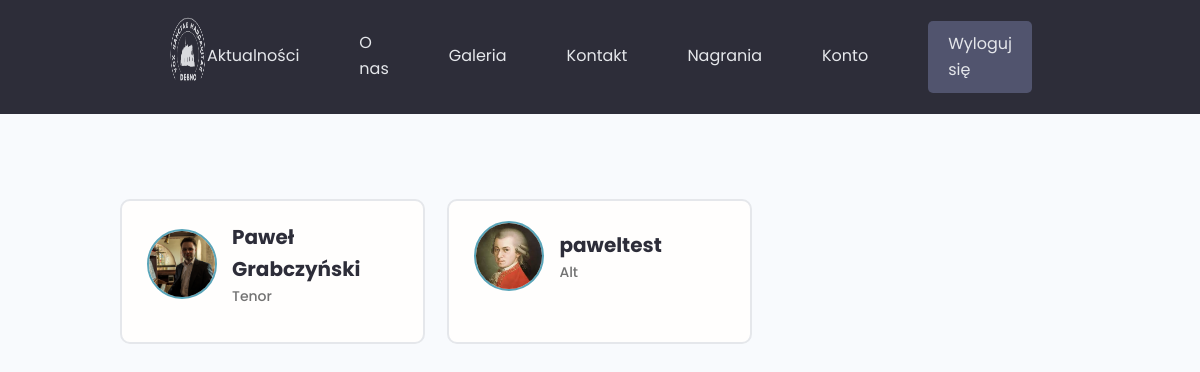
Page /profiles/ (signed in) on the committed database.
### users/models.py (models this page shows, shortened)
class Profile(models.Model):
    user = models.OneToOneField(User, on_delete=models.CASCADE, null=True, blank=True)
    name = models.CharField(max_length=200, null = True, blank=True)
    email = models.EmailField(max_length=500, null = True, blank = True)
    username = models.CharField(max_length=200, null = True, blank=True)
    location = models.CharField(max_length=200, null = True, blank=True)
    voice = models.CharField(max_length=200, choices=VOICES, null=True, blank=True)
    bio = models.TextField(null = True, blank=True)
    profile_image = models.ImageField(null=True, blank = True, upload_to='images/profiles/', default='images/profiles/user-default.png')
    social_facebook = models.CharField(max_length=200, null = True, blank=True)
    social_instagram = models.CharField(max_length=200, null = True, blank=True)
    social_twitter = models.CharField(max_length=200, null = True, blank=True)
    social_youtube = models.CharField(max_length=200, null = True, blank=True)
    social_website = models.CharField(max_length=200, null = True, blank=True)
    created = models.DateTimeField(auto_now_add=True)
    id = models.UUIDField(default =uuid.uuid4, unique=True, primary_key=True, editable=False)

### users/views.py (the view)
# urls.py: path('', views.profiles, name="profiles"),
@login_required(login_url='login')
def profiles(request):
    profiles = Profile.objects.all()
    context = {'profiles':profiles}
    return render(request, 'users/profiles.html', context)

### users/templates/users/profiles.html (shortened to what this page needs)
{% extends 'main.html' %}
{% block content %}
<main class="home">
    <section class="devlist">
      <div class="container">
        <div class="grid grid--three">
          {% for profile in profiles %}
          <div class="column card">
            <div class="dev">
              <a href="{% url 'user-profile' profile.id %}" class="card__body">
                <div class="dev__profile">
                  <img class="avatar avatar--md" src="{{profile.profile_image.url}}" >
                  <div class="dev__meta">
                    <h3>{{profile.name}}</h3>
                    {% if profile.voice %}
                    <h5>{{profile.voice}}</h5>
                    {% endif %}
                  </div>
                </div>
              </a>
            </div>
          </div>
          {% endfor %}
        </div>
      </div>
    </section>
  </main>
{% endblock content %}

### static/styles/app.css (style rules this page uses)
:root { --color-sub: #2d2d39; }
.card { border: 2px solid var(--color-light); }
img { width: 100%; }
.devlist { margin-top: 8rem; }
.devlist .grid { align-items: stretch; }
.devlist .dev .dev__profile { display: flex; align-items: center; gap: 1.5rem; }
.devlist .dev .dev__meta h3 { color: var(--color-sub); font-size: 2rem; font-weight: 700; }
.devlist .dev .dev__meta h5 { color: var(--color-text); font-size: 1.4rem; font-weight: 500; }

### static/uikit/styles/modules/_variables.css (style rules this page uses)
:root { --color-main: #5aa5b9; --color-main-light: #e6faff; --color-sub: #3f4156; --color-sub-light: #51546e; --color-sub-lighter: #ededfd; --color-text: #737373; --color-gray: #8b8b8b; --color-light: #e5e7eb; --color-light-gray: #767676; --color-bg: #f8fafd; --color-white: #fffefd; --color-white-light: #f3f3f3; --color-success: #359e64; --color-success-bg: #def8e8; --color-error: #fc4b0b; --color-error-bg: #fff2ee; --font-base: 'Poppins', arial, helvetica, 'Segoe UI', roboto, ubuntu, sans-serif; --font-monospace: 'Fira Code', 'Courier New', courier, monospace; --font-regular: 300; --font-medium: 500; --font-bold: 700; --generic-shadow: 1px 1px 5px #00000010; --generic-transition: all 0.3s ease-in-out; }

### static/uikit/styles/modules/_base.css (style rules this page uses)
* { margin: 0; padding: 0; box-sizing: border-box; text-rendering: optimizeLegibility; color: inherit; font-size: inherit; }
html { font-size: 50%; }
@media only screen and (min-width: 480px) { html { font-size: 56.25%; } }
@media only screen and (min-width: 1200px) { html { font-size: 62.5%; } }
body { line-height: 1.6; font-weight: 400; font-size: 1.5rem; color: var(--color-text); background-color: var(--color-bg); min-height: 100vh; }

### static/uikit/styles/modules/_typography.css (style rules this page uses)
* { font-family: var(--font-base); }
h3 { font-size: 3.2rem; font-weight: var(--font-medium); }
h5 { font-size: 2.4rem; font-weight: var(--font-medium); }
h5, h6 { font-weight: var(--font-regular); }
a { padding-bottom: 2px; text-decoration: none; display: inline-block; color: var(--color-main); font-weight: var(--font-medium); }

### static/uikit/styles/modules/_utilities.css (style rules this page uses)
.container { width: 92%; max-width: 165rem; margin: 0 auto; box-sizing: border-box; }
@media screen and (min-width: 1000px) { .container { width: 90%; } }
@media screen and (min-width: 1200px) { .container { width: 80%; } }

### static/uikit/styles/modules/_avatar.css (style rules this page uses)
.avatar { border-radius: 50%; border: 2px solid var(--color-main); object-fit: cover; }
.avatar--md { height: 7rem; width: 7rem; }

### static/uikit/styles/modules/_card.css (style rules this page uses)
.card { border-radius: 1rem; background-color: var(--color-white); border: 1.5px solid var(--color-light); width: auto; height: auto; margin-top: 0.5rem; margin-bottom: 0.5rem; overflow: hidden; }
.card__body, .card__header { padding: 2rem 2.5rem; }

### static/uikit/styles/modules/_grid.css (style rules this page uses)
.grid { display: flex; flex-wrap: wrap; justify-content: flex-start; align-items: stretch; }
.grid > .column { min-width: 28rem; margin-bottom: 2.5rem; }
.grid--three > .column { flex-basis: 100%; }
@media screen and (min-width: 800px) { .grid--three { margin-right: -2%; } }
@media screen and (min-width: 800px) { .grid--three > .column { margin-right: 2%; } }
@media screen and (min-width: 800px) { .grid--three > .column { flex-basis: 48%; } }
@media screen and (min-width: 1200px) { .grid--three { margin-right: -2.33%; } }
@media screen and (min-width: 1200px) { .grid--three > .column { margin-right: 2.33%; } }
@media screen and (min-width: 1200px) { .grid--three > .column { flex-basis: 31%; } }

### rows in the picture
Profile: profile_image (picture), name "Paweł Grabczyński", voice "Tenor"
Profile: profile_image (picture), name "paweltest", voice "Alt"
